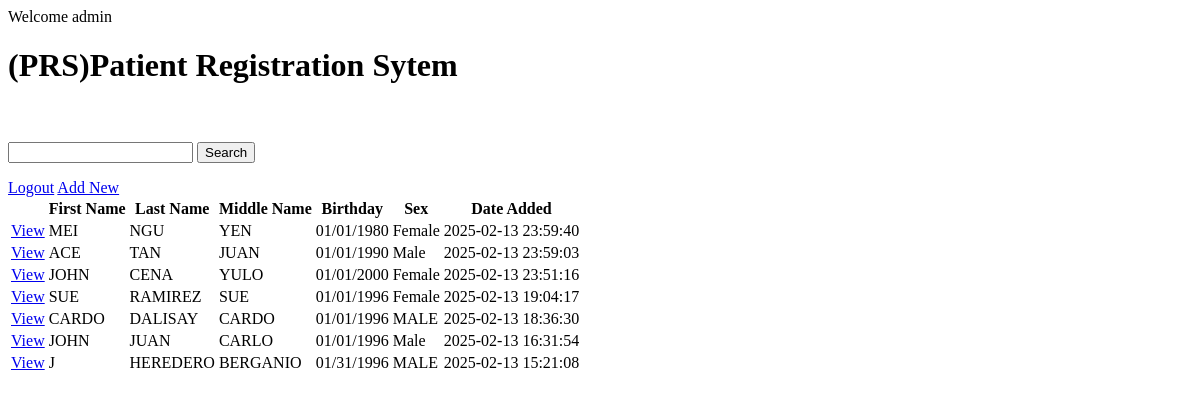
The app's page /index.php (signed in) with its own data.
### tables this page shows
CREATE TABLE `patient_list` (
  `id` int(11) NOT NULL,
  `first_name` varchar(50) NOT NULL,
  `last_name` varchar(50) NOT NULL,
  `middle_name` varchar(50) NOT NULL,
  `birthday` varchar(10) NOT NULL,
  `sex` varchar(6) NOT NULL,
  `added_at` datetime NOT NULL DEFAULT current_timestamp()
);

### index.php (the view, shortened to what this page needs)
<?php
if(isset($_SESSION['UserLogin'])){
    echo "Welcome ".$_SESSION['UserLogin'];
} else{
    echo "Welcome Guest";
}
$con = connection();
$sql = "SELECT * FROM patient_list ORDER BY id DESC";
$patientlist = $con->query($sql) or die ($con->error);
$row = $patientlist->fetch_assoc();
?>
<!DOCTYPE html>
<html lang="en">
<head>
    <link rel="stylesheet" href="css/style.css">
</head>
<body>
    <h1>(PRS)Patient Registration Sytem</h1>
    <br/>
    <br/>
    <form action="result.php" method="get">
        <input type="text" name="search" id="search">
        <button type="submit">Search</button>
</form>
    <?php if(isset($_SESSION['UserLogin'])){?>
    <a href ="logout.php">Logout</a>
    <?php } else{ ?>
        <a href ="login.php">Login</a>
    <?php } ?>
    <a href ="add.php">Add New</a>
    <table>
        <thead>
        <tr>
            <th></th>
            <th>First Name</th>
            <th>Last Name</th>
            <th>Middle Name</th>
            <th>Birthday</th>
            <th>Sex</th>
            <th>Date Added</th>
        </tr>
        </thead>
        <tbody>
        <?php do{ ?>
        <tr>
            <td><a href = "details.php?ID=<?php echo $row['id'];?>">View</a></td>
            <td><?php echo $row['first_name']; ?></td>
            <td><?php echo $row['last_name']; ?></td>
            <td><?php echo $row['middle_name']; ?></td>
            <td><?php echo $row['birthday']; ?></td>
            <td><?php echo $row['sex']; ?></td>
            <td><?php echo $row['added_at']; ?></td>
        </tr>
        <?php }while($row = $patientlist->fetch_assoc()) ?>
        </tbody>
    </table>
</body>
</html>

### records on screen
patient_list: first_name "MEI", last_name "NGU", middle_name "YEN", birthday "01/01/1980", sex "Female", added_at "2025-02-13 23:59:40"
patient_list: first_name "ACE", last_name "TAN", middle_name "JUAN", birthday "01/01/1990", sex "Male", added_at "2025-02-13 23:59:03"
patient_list: first_name "JOHN", last_name "CENA", middle_name "YULO", birthday "01/01/2000", sex "Female", added_at "2025-02-13 23:51:16"
patient_list: first_name "SUE", last_name "RAMIREZ", middle_name "SUE", birthday "01/01/1996", sex "Female", added_at "2025-02-13 19:04:17"
patient_list: first_name "CARDO", last_name "DALISAY", middle_name "CARDO", birthday "01/01/1996", sex "MALE", added_at "2025-02-13 18:36:30"
patient_list: first_name "JOHN", last_name "JUAN", middle_name "CARLO", birthday "01/01/1996", sex "Male", added_at "2025-02-13 16:31:54"
patient_list: first_name "J", last_name "HEREDERO", middle_name "BERGANIO", birthday "01/31/1996", sex "MALE", added_at "2025-02-13 15:21:08"

### other values on screen
$_SESSION['UserLogin'] "admin"
